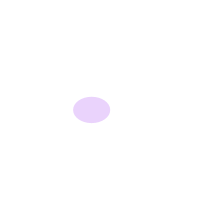
Frame 1 (no input)
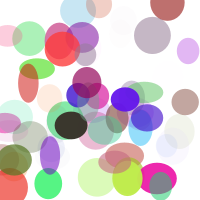
Frame 60 (the mouse pressed at the canvas centre just before this capture)
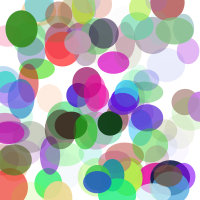
Frame 120 (the mouse held since frame 60 and released just before this capture)

The Processing sketch that drew these frames (run headless with seeded random() and noise(); from frame 60 on, the mouse is pressed at the canvas centre):

// Processing sketch: processing_63287
// ── processing_63287.pde

float r;
float g;
float b;
float a;

float w;
float h;
float x;
float y;

void setup(){
  size(200,200);
  background(255);
  frameRate(15);
  stroke(0);
  smooth();
}

void draw(){
  r=random(255);
  g=random(255);
  b=random(255);
  a=random(255);
  w=random(20,40);
  h=random(20,40);
  x=random(width);
  y=random(height);
  
  noStroke();
  fill(r,g,b,a);
  ellipse(x,y,w,h);
}
